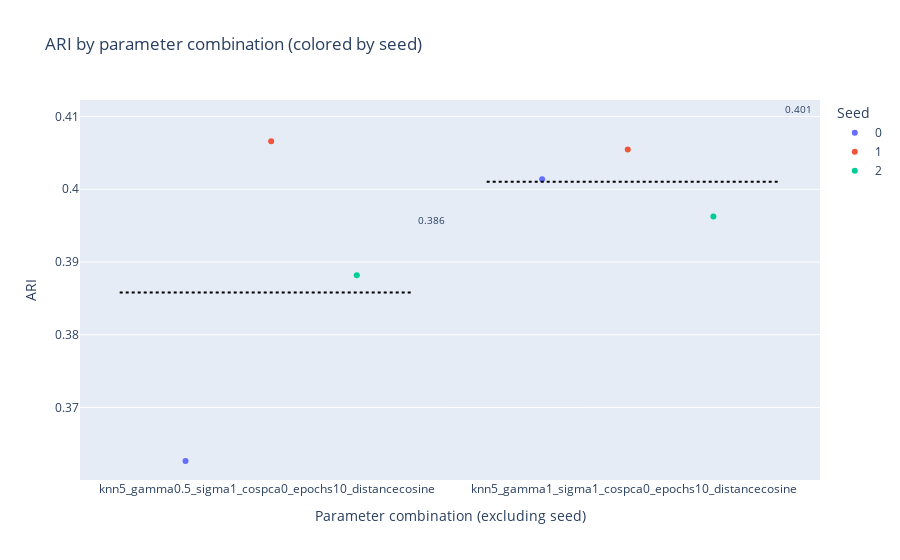
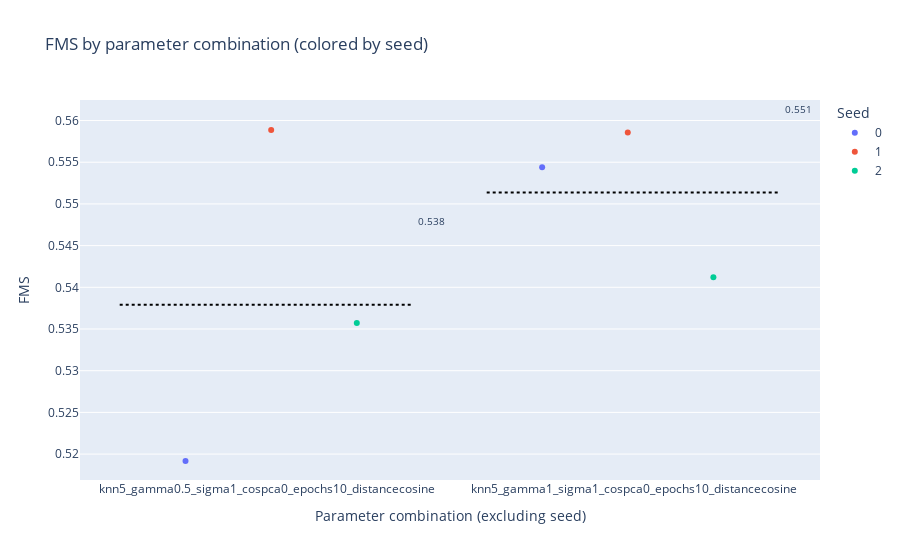

The cell these charts' notebook holds for them, in order:
### Markdown cell above
## Results

### Code cell
# Call comparison function
compare_projections(results)

### Figure 1 — Plotly figure (JSON) as saved in the notebook; plotly's stock layout.template omitted (floating-point values rounded to 4 significant figures)
{"data": [{"alignmentgroup": "True", "boxpoints": "all", "fillcolor": "rgba(255,255,255,0)", "hoveron": "points", "hovertemplate": "seed=0<br>params_base=%{x}<br>ARI=%{y}<extra></extra>", "legendgroup": "0", "line": {"color": "rgba(255,255,255,0)"}, "marker": {"color": "#636efa"}, "name": "0", "offsetgroup": "0", "orientation": "v", "pointpos": 0, "showlegend": true, "type": "box", "x": ["knn5_gamma0.5_sigma1_cospca0_epochs10_distancecosine", "knn5_gamma1_sigma1_cospca0_epochs10_distancecosine"], "x0": " ", "xaxis": "x", "y": [0.3627, 0.4014], "y0": " ", "yaxis": "y"}, {"alignmentgroup": "True", "boxpoints": "all", "fillcolor": "rgba(255,255,255,0)", "hoveron": "points", "hovertemplate": "seed=1<br>params_base=%{x}<br>ARI=%{y}<extra></extra>", "legendgroup": "1", "line": {"color": "rgba(255,255,255,0)"}, "marker": {"color": "#EF553B"}, "name": "1", "offsetgroup": "1", "orientation": "v", "pointpos": 0, "showlegend": true, "type": "box", "x": ["knn5_gamma0.5_sigma1_cospca0_epochs10_distancecosine", "knn5_gamma1_sigma1_cospca0_epochs10_distancecosine"], "x0": " ", "xaxis": "x", "y": [0.4066, 0.4055], "y0": " ", "yaxis": "y"}, {"alignmentgroup": "True", "boxpoints": "all", "fillcolor": "rgba(255,255,255,0)", "hoveron": "points", "hovertemplate": "seed=2<br>params_base=%{x}<br>ARI=%{y}<extra></extra>", "legendgroup": "2", "line": {"color": "rgba(255,255,255,0)"}, "marker": {"color": "#00cc96"}, "name": "2", "offsetgroup": "2", "orientation": "v", "pointpos": 0, "showlegend": true, "type": "box", "x": ["knn5_gamma0.5_sigma1_cospca0_epochs10_distancecosine", "knn5_gamma1_sigma1_cospca0_epochs10_distancecosine"], "x0": " ", "xaxis": "x", "y": [0.3882, 0.3962], "y0": " ", "yaxis": "y"}], "layout": {"annotations": [{"font": {"size": 10}, "showarrow": false, "text": "0.386", "x": 0.45, "y": 0.3958}, {"font": {"size": 10}, "showarrow": false, "text": "0.401", "x": 1.45, "y": 0.411}], "boxmode": "group", "legend": {"title": {"text": "Seed"}, "tracegroupgap": 0}, "shapes": [{"line": {"color": "black", "dash": "dot", "width": 2}, "name": "Mean knn5_gamma0.5_sigma1_cospca0_epochs10_distancecosine", "type": "line", "x0": -0.4, "x1": 0.4, "xref": "x", "y0": 0.3858, "y1": 0.3858, "yref": "y"}, {"line": {"color": "black", "dash": "dot", "width": 2}, "name": "Mean knn5_gamma1_sigma1_cospca0_epochs10_distancecosine", "type": "line", "x0": 0.6, "x1": 1.4, "xref": "x", "y0": 0.401, "y1": 0.401, "yref": "y"}], "showlegend": true, "title": {"text": "ARI by parameter combination (colored by seed)"}, "xaxis": {"anchor": "y", "domain": [0, 1], "title": {"text": "Parameter combination (excluding seed)"}}, "yaxis": {"anchor": "x", "domain": [0, 1], "title": {"text": "ARI"}}}}

### Figure 2 — Plotly figure (JSON) as saved in the notebook; plotly's stock layout.template omitted (floating-point values rounded to 4 significant figures)
{"data": [{"alignmentgroup": "True", "boxpoints": "all", "fillcolor": "rgba(255,255,255,0)", "hoveron": "points", "hovertemplate": "seed=0<br>params_base=%{x}<br>FMS=%{y}<extra></extra>", "legendgroup": "0", "line": {"color": "rgba(255,255,255,0)"}, "marker": {"color": "#636efa"}, "name": "0", "offsetgroup": "0", "orientation": "v", "pointpos": 0, "showlegend": true, "type": "box", "x": ["knn5_gamma0.5_sigma1_cospca0_epochs10_distancecosine", "knn5_gamma1_sigma1_cospca0_epochs10_distancecosine"], "x0": " ", "xaxis": "x", "y": [0.5192, 0.5544], "y0": " ", "yaxis": "y"}, {"alignmentgroup": "True", "boxpoints": "all", "fillcolor": "rgba(255,255,255,0)", "hoveron": "points", "hovertemplate": "seed=1<br>params_base=%{x}<br>FMS=%{y}<extra></extra>", "legendgroup": "1", "line": {"color": "rgba(255,255,255,0)"}, "marker": {"color": "#EF553B"}, "name": "1", "offsetgroup": "1", "orientation": "v", "pointpos": 0, "showlegend": true, "type": "box", "x": ["knn5_gamma0.5_sigma1_cospca0_epochs10_distancecosine", "knn5_gamma1_sigma1_cospca0_epochs10_distancecosine"], "x0": " ", "xaxis": "x", "y": [0.5589, 0.5586], "y0": " ", "yaxis": "y"}, {"alignmentgroup": "True", "boxpoints": "all", "fillcolor": "rgba(255,255,255,0)", "hoveron": "points", "hovertemplate": "seed=2<br>params_base=%{x}<br>FMS=%{y}<extra></extra>", "legendgroup": "2", "line": {"color": "rgba(255,255,255,0)"}, "marker": {"color": "#00cc96"}, "name": "2", "offsetgroup": "2", "orientation": "v", "pointpos": 0, "showlegend": true, "type": "box", "x": ["knn5_gamma0.5_sigma1_cospca0_epochs10_distancecosine", "knn5_gamma1_sigma1_cospca0_epochs10_distancecosine"], "x0": " ", "xaxis": "x", "y": [0.5357, 0.5412], "y0": " ", "yaxis": "y"}], "layout": {"annotations": [{"font": {"size": 10}, "showarrow": false, "text": "0.538", "x": 0.45, "y": 0.5479}, {"font": {"size": 10}, "showarrow": false, "text": "0.551", "x": 1.45, "y": 0.5614}], "boxmode": "group", "legend": {"title": {"text": "Seed"}, "tracegroupgap": 0}, "shapes": [{"line": {"color": "black", "dash": "dot", "width": 2}, "name": "Mean knn5_gamma0.5_sigma1_cospca0_epochs10_distancecosine", "type": "line", "x0": -0.4, "x1": 0.4, "xref": "x", "y0": 0.5379, "y1": 0.5379, "yref": "y"}, {"line": {"color": "black", "dash": "dot", "width": 2}, "name": "Mean knn5_gamma1_sigma1_cospca0_epochs10_distancecosine", "type": "line", "x0": 0.6, "x1": 1.4, "xref": "x", "y0": 0.5514, "y1": 0.5514, "yref": "y"}], "showlegend": true, "title": {"text": "FMS by parameter combination (colored by seed)"}, "xaxis": {"anchor": "y", "domain": [0, 1], "title": {"text": "Parameter combination (excluding seed)"}}, "yaxis": {"anchor": "x", "domain": [0, 1], "title": {"text": "FMS"}}}}
